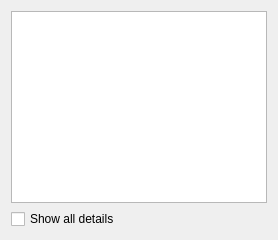
<ui version="4.0" >
 <class>Kleo::NewCertificateUi::OverviewPage</class>
 <widget class="QWizardPage" name="Kleo::NewCertificateUi::OverviewPage" >
  <property name="title" >
   <string comment="@title" >Review Certificate Parameters</string>
  </property>
  <property name="subTitle" >
   <string>Please review the certificate parameters before proceeding to certificate </string>
  </property>
  <layout class="QVBoxLayout" name="verticalLayout" >
   <item>
    <widget class="QTextBrowser" name="textBrowser" >
     <property name="openLinks" >
      <bool>false</bool>
     </property>
    </widget>
   </item>
   <item>
    <widget class="QCheckBox" name="showAllDetailsCB" >
     <property name="text" >
      <string>Show all details</string>
     </property>
    </widget>
   </item>
  </layout>
 </widget>
 <resources/>
 <connections>
  <connection>
   <sender>showAllDetailsCB</sender>
   <signal>toggled(bool)</signal>
   <receiver>Kleo::NewCertificateUi::OverviewPage</receiver>
   <slot>slotShowDetails()</slot>
   <hints>
    <hint type="sourcelabel" >
     <x>145</x>
     <y>221</y>
    </hint>
    <hint type="destinationlabel" >
     <x>167</x>
     <y>241</y>
    </hint>
   </hints>
  </connection>
 </connections>
 <slots>
  <slot>slotShowDetails()</slot>
 </slots>
</ui>
